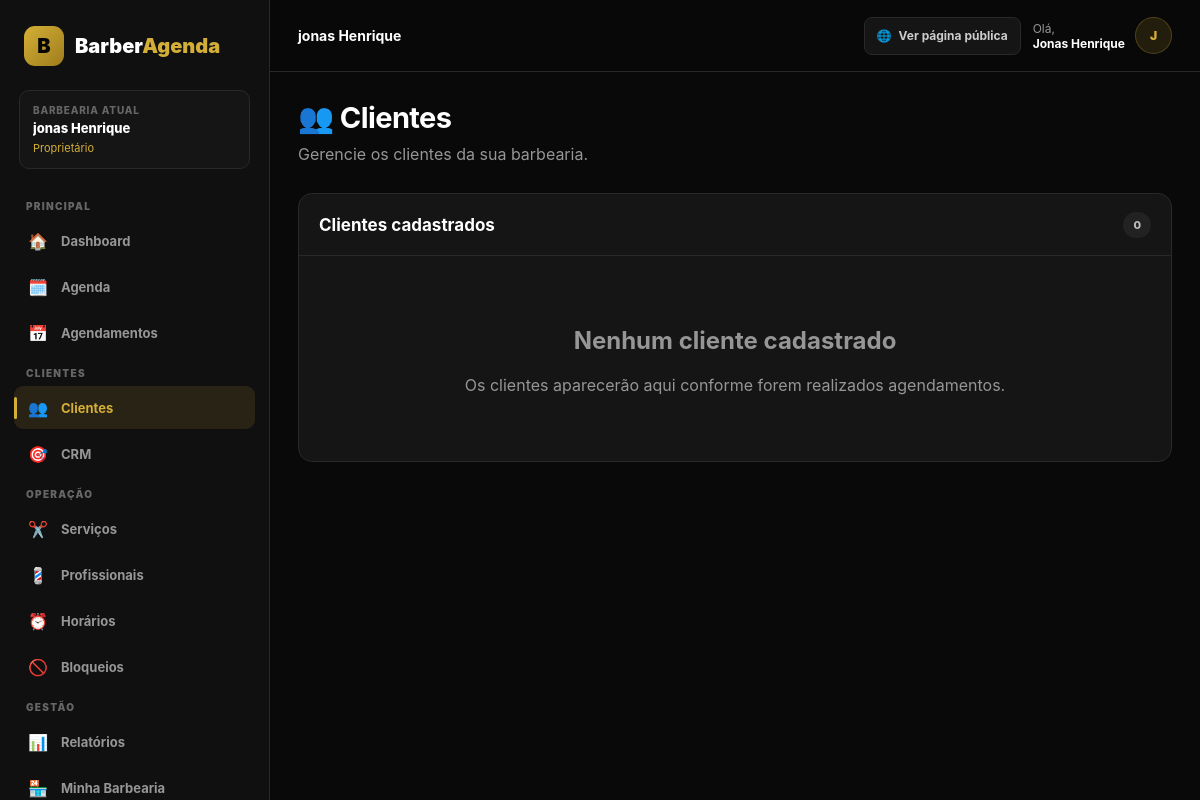
The app's page /dashboard/clientes/ (signed in) with its own data.
### apps/barbershops/models.py (models this page shows, shortened)
class Barbershop(models.Model):
    name = models.CharField(
        max_length=150,
    )
    slug = models.SlugField(
        unique=True,
    )
    phone = models.CharField(
        max_length=20,
        blank=True,
    )
    whatsapp = models.CharField(
        max_length=20,
        blank=True,
    )
    address = models.CharField(
        max_length=255,
        blank=True,
    )
    city = models.CharField(
        max_length=100,
        blank=True,
    )
    state = models.CharField(
        max_length=2,
        blank=True,
    )
    logo = models.ImageField(
        upload_to="barbershops/",
        blank=True,
        null=True,
    )
    active = models.BooleanField(
        default=True,
    )
    created_at = models.DateTimeField(
        auto_now_add=True,
    )
    updated_at = models.DateTimeField(
        auto_now=True,
    )

### apps/accounts/models.py (models this page shows, shortened)
class Membership(models.Model):
    ROLE_DEV = "dev"
    ROLE_OWNER = "owner"
    ROLE_MANAGER = "manager"
    ROLE_RECEPTIONIST = "receptionist"
    ROLE_PROFESSIONAL = "professional"
    ROLE_CHOICES = [
        (ROLE_DEV, "Dev"),
        (ROLE_OWNER, "Proprietário"),
        (ROLE_MANAGER, "Gerente"),
        (ROLE_RECEPTIONIST, "Recepcionista"),
        (ROLE_PROFESSIONAL, "Profissional"),
    ]
    user = models.ForeignKey(
        settings.AUTH_USER_MODEL,
        on_delete=models.CASCADE,
        related_name="memberships",
    )
    barbershop = models.ForeignKey(
        Barbershop,
        on_delete=models.CASCADE,
        related_name="memberships",
    )
    role = models.CharField(
        max_length=30,
        choices=ROLE_CHOICES,
    )
    active = models.BooleanField(
        default=True,
    )
    created_at = models.DateTimeField(
        auto_now_add=True,
    )
    updated_at = models.DateTimeField(
        auto_now=True,
    )
    class Meta:
        constraints = [
            models.UniqueConstraint(
                fields=[
                    "user",
                    "barbershop",
                ],
                name="unique_membership",
            )
        ]
    @property
    def can_manage_barbershop(self):
        return self.role in {
            "dev",
            "owner",
            "manager",
        }
    @property
    def can_manage_subscription(self):
        return self.role in {
            "dev",
            "owner",
        }

### apps/dashboard/views.py (the view)
@login_required
@barbershop_required
def customers(request):
    customers = (
        Customer.objects
        .filter(
            barbershop=request.barbershop
        )
        .order_by("-created_at")
    )
    return render(
        request,
        "dashboard/customers.html",
        {
            "customers": customers,
        },
    )

### apps/dashboard/templates/dashboard/customers.html (shortened to what this page needs)
{% extends "dashboard/base_dashboard.html" %}
{% block content %}
<div class="page-header">
    <div>
        <h1>👥 Clientes</h1>
        <p>
            Gerencie os clientes da sua barbearia.
        </p>
    </div>
</div>
<div class="panel">
    <div class="panel-header">
        <h2>
            Clientes cadastrados
        </h2>
        <span class="badge">
            {{ customers|length }}
        </span>
    </div>
    {% if customers %}
        <div class="table-wrapper">
            <table>
                <thead>
                    <tr>
                        <th>Cliente</th>
                        <th>Telefone</th>
                        <th>E-mail</th>
                        <th>Cadastro</th>
                    </tr>
                </thead>
                <tbody>
                    {% for customer in customers %}
                        <tr>
                            <td>
                                <strong>
                                    {{ customer.name }}
                                </strong>
                            </td>
                            <td>
                                {{ customer.phone }}
                            </td>
                            <td>
                                {{ customer.email|default:"—" }}
                            </td>
                            <td>
                                {{ customer.created_at|date:"d/m/Y" }}
                            </td>
                        </tr>
                    {% endfor %}
                </tbody>
            </table>
        </div>
    {% else %}
        <div class="empty">
            <h2>
                Nenhum cliente cadastrado
            </h2>
            <p>
                Os clientes aparecerão aqui
                conforme forem realizados agendamentos.
            </p>
        </div>
    {% endif %}
</div>
{% endblock %}

### apps/dashboard/templates/dashboard/base_dashboard.html (shortened to what this page needs)
<!DOCTYPE html>
<html lang="pt-BR">
<head>
</head>
<body>
<div class="dashboard-layout">
    <aside
        class="sidebar"
        id="sidebar"
    >
        <a
            href="{% url 'dashboard:home' %}"
            class="logo"
        >
            <div class="logo-icon">
                B
            </div>
            <div>
                Barber<span>Agenda</span>
            </div>
        </a>
        {% if request.barbershop %}
            <div class="sidebar-business">
                <div class="sidebar-business-label">
                    Barbearia atual
                </div>
                <div class="sidebar-business-name">
                    {{ request.barbershop.name }}
                </div>
                {% if request.membership %}
                    <div class="sidebar-role">
                        {% if request.user.is_superuser %}
                            💻 Dev
                        {% else %}
                            {{ request.membership.get_role_display }}
                        {% endif %}
                    </div>
                {% endif %}
            </div>
        {% endif %}
        <div class="sidebar-title">
            Principal
        </div>
        <nav class="menu">
            <a
                href="{% url 'dashboard:home' %}"
                class="menu-link
                "
            >
                <span class="menu-icon">🏠</span>
                Dashboard
            </a>
            <a
                href="{% url 'dashboard:agenda' %}"
                class="menu-link
                "
            >
                <span class="menu-icon">🗓️</span>
                Agenda
            </a>
            <a
                href="{% url 'dashboard:bookings' %}"
                class="menu-link
                "
            >
                <span class="menu-icon">📅</span>
                Agendamentos
            </a>
        </nav>
        <div class="sidebar-title">
            Clientes
        </div>
        <nav class="menu">
            <a
                href="{% url 'dashboard:customers' %}"
                class="menu-link
                {% if request.resolver_match.url_name == 'customers' %}
                    active
                {% endif %}"
            >
                <span class="menu-icon">👥</span>
                Clientes
            </a>
            <a
                href="{% url 'dashboard:crm' %}"
                class="menu-link
                "
            >
                <span class="menu-icon">🎯</span>
                CRM
            </a>
        </nav>
        <div class="sidebar-title">
            Operação
        </div>
        <nav class="menu">
            <a
                href="{% url 'dashboard:services' %}"
                class="menu-link
                "
            >
                <span class="menu-icon">✂️</span>
                Serviços
            </a>
            <a
                href="{% url 'dashboard:professionals' %}"
                class="menu-link
                "
            >
                <span class="menu-icon">💈</span>
                Profissionais
            </a>
            <a
                href="{% url 'dashboard:schedules' %}"
                class="menu-link
                "
            >
                <span class="menu-icon">⏰</span>
                Horários
            </a>
            <a
                href="{% url 'dashboard:blocks' %}"
                class="menu-link
                "
            >
                <span class="menu-icon">🚫</span>
                Bloqueios
            </a>
        </nav>
        <div class="sidebar-title">
            Gestão
        </div>
        <nav class="menu">
            <a
                href="{% url 'dashboard:reports' %}"
                class="menu-link
                "
            >
                <span class="menu-icon">📊</span>
                Relatórios
            </a>
            {% if request.user.is_superuser or request.membership.can_manage_barbershop %}
                <a
                    href="{% url 'dashboard:barbershop_settings' %}"
                    class="menu-link
                    "
                >
                    <span class="menu-icon">🏪</span>
                    Minha Barbearia
                </a>
            {% endif %}
        </nav>
    </aside>
    <main class="main">
        <header class="topbar">
            <div class="topbar-left">
                <div class="topbar-title">
                    {% if request.barbershop %}
                        {{ request.barbershop.name }}
                    {% else %}
                        Painel da Barbearia
                    {% endif %}
                </div>
            </div>
            <div class="topbar-actions">
                {% if request.barbershop %}
                    <a
                        href="/b/{{ request.barbershop.slug }}/"
                        target="_blank"
                        class="public-page-button"
                    >
                        🌐
                        <span>
                            Ver página pública
                        </span>
                    </a>
                {% endif %}
                <div class="topbar-user">
                    <div class="topbar-user-text">
                        Olá,
                        <strong>
                            {% if request.user.first_name %}
                                {{ request.user.first_name }}
                            {% else %}
                                {{ request.user.username }}
                            {% endif %}
                        </strong>
                    </div>
                    <div class="user-avatar">
                        {% if request.user.first_name %}
                            {{ request.user.first_name|first|upper }}
                        {% else %}
                            {{ request.user.username|first|upper }}
                        {% endif %}
                    </div>
                </div>
            </div>
        </header>
        <div class="content">
            {% block content %}
            {% endblock %}
        </div>
    </main>
</div>
</body>
</html>

### records on screen
Barbershop: barbershop.name "jonas Henrique"
Membership: membership.role "Proprietário"

### other values on screen
{{ request.user.first_name }} "Jonas Henrique"
{{ request.user.first_name|first|upper }} "J"
{{ customers|length }} "0"
